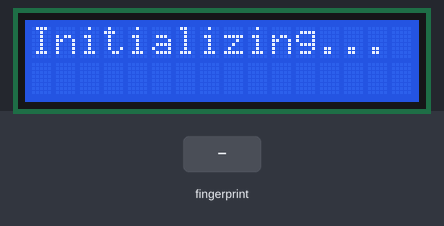
The sketch below on a simulated ESP32. Shown: 16×2 character LCD. Inputs (shaded band) come from the test bench. WiFi joins after 1.5 s; servers stay silent unless stated; what the sketch prints to the serial monitor is not drawn.

Above: at 5.1 s.
At 14.5 s:
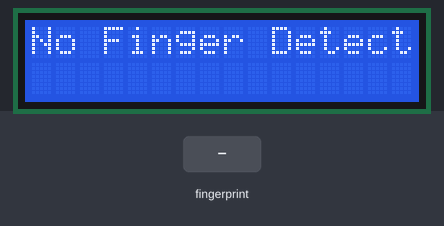
14.6 s: finger stored as number 1 placed on the sensor
At 18.85 s:
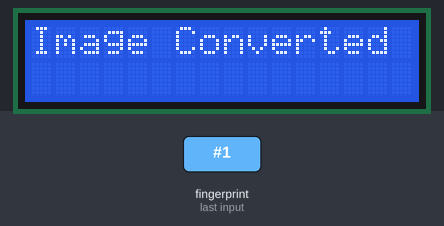
At 20.2 s:
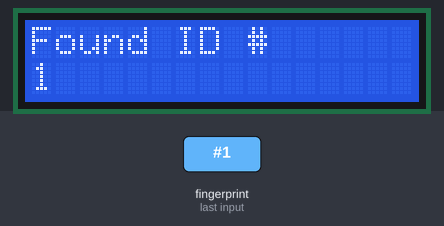
Timing chart, 0 to 21.7 s (numbered marks = the images above; inputs shaded):
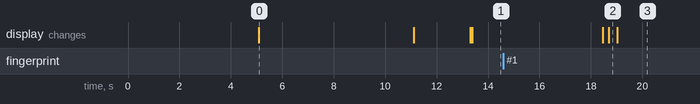

Measured:
- after the input at 14.6 s, the display: first changes after 3.9 s (image 2 shows a later state)
- what the display in image 0 shows lasts 6.0 s, from 5.1 s to 11.1 s

The sketch:

nadaraesp32_pagcheck.ino
```cpp
#include <Adafruit_Fingerprint.h>
#include <HardwareSerial.h>
#include <WiFi.h>
#include <HTTPClient.h>
#include <Wire.h>
#include <LiquidCrystal_I2C.h>

#define WIFI_SSID "Don't Scan Can Harm A CP"
#define WIFI_PASSWORD "PLDTwifi44647@"

// Initialize the LCD. Change the address and dimensions as needed.
LiquidCrystal_I2C lcd(0x27, 16, 2); // 0x27 is the common I2C address for 16x2 LCDs

WiFiServer server(80);
Adafruit_Fingerprint finger = Adafruit_Fingerprint(&Serial2);

void setup() {
  Serial.begin(9600);
  while (!Serial);  // For Yun/Leo/Micro/Zero/...
  delay(5000);
  Serial.println("\n\nAdafruit finger detect test");

  // Initialize the LCD
  lcd.begin();
  lcd.backlight();
  lcd.setCursor(0, 0);
  lcd.print("Initializing...");

  // set the data rate for the sensor serial port
  finger.begin(57600);
  delay(5000);
  if (finger.verifyPassword()) {
    Serial.println("Found fingerprint sensor!");
    lcd.clear();
    lcd.setCursor(0, 0);
    lcd.print("Sensor Found!");
  } else {
    Serial.println("Did not find fingerprint sensor :(");
    lcd.clear();
    lcd.setCursor(0, 0);
    lcd.print("Sensor Not Found");
    while (1) { delay(5000); }
  }

  // Connecting to WiFi
  Serial.println();
  Serial.println();
  Serial.print("Connecting to ");
  Serial.println(WIFI_SSID);
  lcd.clear();
  lcd.setCursor(0, 0);
  lcd.print("Connecting WiFi...");

  WiFi.begin(WIFI_SSID, WIFI_PASSWORD);
  while (WiFi.status() != WL_CONNECTED) {
    delay(1000);
    Serial.print(".");
  }

  Serial.println("");
  Serial.println("WiFi connected.");
  Serial.println("IP address: ");
  Serial.println(WiFi.localIP());

  lcd.clear();
  lcd.setCursor(0, 0);
  lcd.print("WiFi Connected");
  lcd.setCursor(0, 1);
  lcd.print(WiFi.localIP());

  server.begin();

  Serial.println(F("Reading sensor parameters"));
  finger.getParameters();
  Serial.print(F("Status: 0x")); Serial.println(finger.status_reg, HEX);
  Serial.print(F("Sys ID: 0x")); Serial.println(finger.system_id, HEX);
  Serial.print(F("Capacity: ")); Serial.println(finger.capacity);
  Serial.print(F("Security level: ")); Serial.println(finger.security_level);
  Serial.print(F("Device address: ")); Serial.println(finger.device_addr, HEX);
  Serial.print(F("Packet len: ")); Serial.println(finger.packet_len);
  Serial.print(F("Baud rate: ")); Serial.println(finger.baud_rate);

  finger.getTemplateCount();

  if (finger.templateCount == 0) {
    Serial.print("Sensor doesn't contain any fingerprint data. Please run the 'enroll' example.");
    lcd.clear();
    lcd.setCursor(0, 0);
    lcd.print("No Fingerprints");
    lcd.setCursor(0, 1);
    lcd.print("Enroll Needed");
  } else {
    Serial.println("Waiting for valid finger...");
    lcd.clear();
    lcd.setCursor(0, 0);
    lcd.print("Waiting for Finger");
    lcd.setCursor(0, 1);
    lcd.print("Templates: ");
    lcd.print(finger.templateCount);
  }
}

void loop() {
  getFingerprintID();
  delay(5000); // don't need to run this at full speed.
}

uint8_t getFingerprintID() {
  uint8_t p = finger.getImage();
  switch (p) {
    case FINGERPRINT_OK:
      Serial.println("Image taken");
      lcd.clear();
      lcd.setCursor(0, 0);
      lcd.print("Image Taken");
      break;
    case FINGERPRINT_NOFINGER:
      Serial.println("No finger detected");
      lcd.clear();
      lcd.setCursor(0, 0);
      lcd.print("No Finger Detected");
      return p;
    case FINGERPRINT_PACKETRECIEVEERR:
      Serial.println("Communication error");
      lcd.clear();
      lcd.setCursor(0, 0);
      lcd.print("Comm Error");
      return p;
    case FINGERPRINT_IMAGEFAIL:
      Serial.println("Imaging error");
      lcd.clear();
      lcd.setCursor(0, 0);
      lcd.print("Image Error");
      return p;
    default:
      Serial.println("Unknown error");
      lcd.clear();
      lcd.setCursor(0, 0);
      lcd.print("Unknown Error");
      return p;
  }

  // OK success!
  p = finger.image2Tz();
  switch (p) {
    case FINGERPRINT_OK:
      Serial.println("Image converted");
      lcd.clear();
      lcd.setCursor(0, 0);
      lcd.print("Image Converted");
      break;
    case FINGERPRINT_IMAGEMESS:
      Serial.println("Image too messy");
      lcd.clear();
      lcd.setCursor(0, 0);
      lcd.print("Image Messy");
      return p;
    case FINGERPRINT_PACKETRECIEVEERR:
      Serial.println("Communication error");
      lcd.clear();
      lcd.setCursor(0, 0);
      lcd.print("Comm Error");
      return p;
    case FINGERPRINT_FEATUREFAIL:
      Serial.println("Could not find fingerprint features");
      lcd.clear();
      lcd.setCursor(0, 0);
      lcd.print("Feature Error");
      return p;
    case FINGERPRINT_INVALIDIMAGE:
      Serial.println("Could not find fingerprint features");
      lcd.clear();
      lcd.setCursor(0, 0);
      lcd.print("Invalid Image");
      return p;
    default:
      Serial.println("Unknown error");
      lcd.clear();
      lcd.setCursor(0, 0);
      lcd.print("Unknown Error");
      return p;
  }

  // OK converted!
  p = finger.fingerSearch();
  if (p == FINGERPRINT_OK) {
    Serial.println("Found a print match!");

    // Send request to Python server to open the URL
    HTTPClient http;
    http.begin("http://192.168.1.9:5001//open"); // <Mac IP> with your Mac's IP address
    int httpResponseCode = http.GET();
    if (httpResponseCode > 0) {
      Serial.println("URL opened in browser");
      lcd.clear();
      lcd.setCursor(0, 0);
      lcd.print("URL Opened");
    } else {
      Serial.print("Error in sending request: ");
      Serial.println(httpResponseCode);
      lcd.clear();
      lcd.setCursor(0, 0);
      lcd.print("Error Request");
    }
    http.end();
  } else if (p == FINGERPRINT_PACKETRECIEVEERR) {
    Serial.println("Communication error");
    lcd.clear();
    lcd.setCursor(0, 0);
    lcd.print("Comm Error");
    return p;
  } else if (p == FINGERPRINT_NOTFOUND) {
    Serial.println("Did not find a match");
    lcd.clear();
    lcd.setCursor(0, 0);
    lcd.print("No Match Found");
    return p;
  } else {
    Serial.println("Unknown error");
    lcd.clear();
    lcd.setCursor(0, 0);
    lcd.print("Unknown Error");
    return p;
  }

  // found a match!
  Serial.print("Found ID #"); Serial.print(finger.fingerID);
  Serial.print(" with confidence of "); Serial.println(finger.confidence);
  lcd.clear();
  lcd.setCursor(0, 0);
  lcd.print("Found ID #");
  lcd.setCursor(0, 1);
  lcd.print(finger.fingerID);
  return finger.fingerID;
}
```
